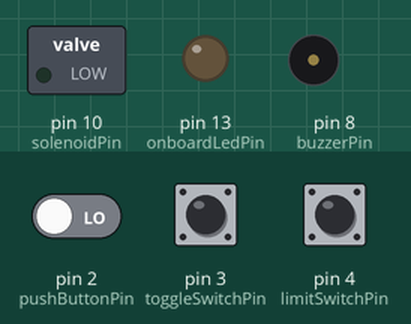
This sketch was run on a simulated Arduino Uno, built with avr-gcc and run on an emulated ATmega328P. Shown: switched loads named in the sketch (green lamp = pin HIGH), output pins drawn as LEDs (lit = HIGH), buzzer (waves = sounding). Dashed ring = blinking. The test bench sets the inputs (shaded band); at power-on: pin 3 (toggleSwitchPin) LOW, pin 2 (pushButtonPin) LOW, pin 4 (limitSwitchPin) HIGH.

Above: at 1.2 s.
1.3 s: pin 3 (toggleSwitchPin) pulled HIGH for 0.15 s
At 1.37 s:
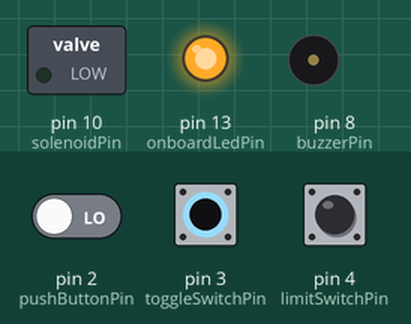
2.9 s: pin 3 (toggleSwitchPin) pulled HIGH for 3.2 s
At 7.1 s:
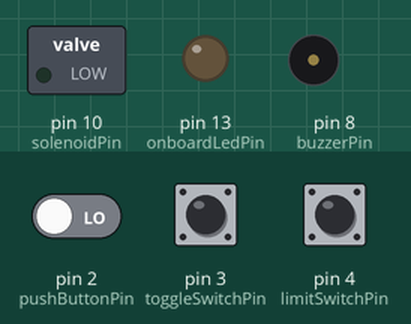
7.6 s: pin 2 (pushButtonPin) driven HIGH and pin 3 (toggleSwitchPin) driven HIGH
At 8.0 s:
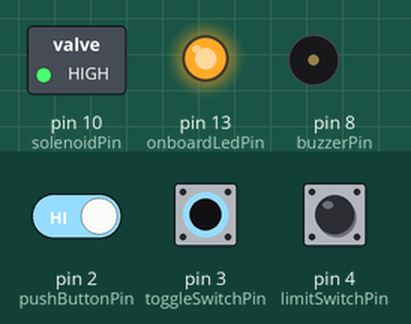
10.6 s: pin 4 (limitSwitchPin) pulled LOW for 0.15 s
At 10.7 s:
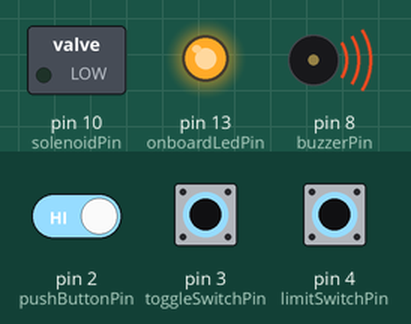
13.6 s: pin 4 (limitSwitchPin) pulled LOW for 1 s
At 16.2 s:
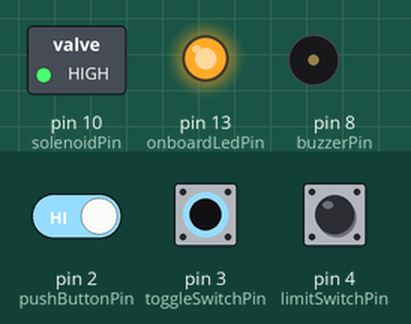
17.3 s: pin 4 (limitSwitchPin) pulled LOW for 3.2 s
At 19.3 s:
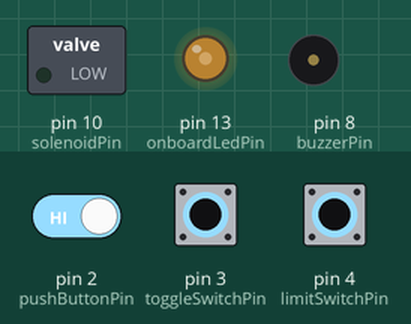
Timing chart, 0 to 23.0 s (numbered marks = the images above; inputs shaded):
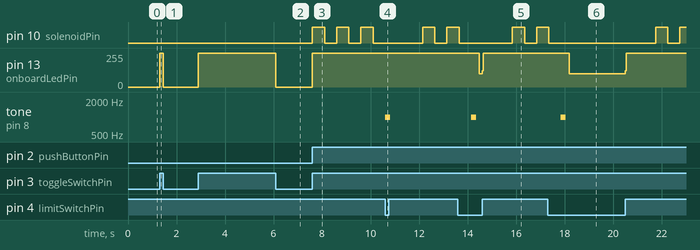

The sketch:

Exercise_1-1.ino
```cpp
// Pins
const int toggleSwitchPin = 3;  // Toggle switch (Master ON/OFF)
const int limitSwitchPin = 4;   // Limit switch (Safety door sensor)
const int pushButtonPin = 2;    // Pushbutton
const int solenoidPin = 10;     // Solenoid (Cutter)
const int buzzerPin = 8;        // Piezo Buzzer
const int onboardLedPin = 13;   // On-board LED

// Variables
int toggleSwitchState = 0;      // State of the toggle switch
int limitSwitchState = 0;       // State of the limit switch
int pushButtonState = 0;        // State of the pushbutton
int solenoidState = 0;          // State of the solenoid (Cutter)
int buzzerState = 0;            // State of the buzzer
int buttonPressCount = 0; // <-- Added semicolon here

void setup() {
  // Initialize pins
  pinMode(toggleSwitchPin, INPUT);
  pinMode(limitSwitchPin, INPUT);
  pinMode(pushButtonPin, INPUT);
  pinMode(solenoidPin, OUTPUT);
  pinMode(buzzerPin, OUTPUT);
  pinMode(onboardLedPin, OUTPUT);
}

void loop() {
  // Read the state of the toggle switch
  int toggleSwitchState = digitalRead(toggleSwitchPin);
  // Read the state of the limit switch
  int limitSwitchState = digitalRead(limitSwitchPin);

  // Turn the onboard LED ON or OFF based on the toggle switch state
  digitalWrite(onboardLedPin, toggleSwitchState); // <-- Changed ledPin to onboardLedPin

  if (toggleSwitchState == HIGH && limitSwitchState == HIGH) {
    // Door is closed and master switch is ON

    // Read the state of the push button
    int buttonState = digitalRead(pushButtonPin);
    static int buttonPressCount = 0; // Count of button presses

    // Check if the button is pressed
    if (buttonState == HIGH) {
      buttonPressCount++;

      // Perform 10 cycles of cutter actuation and de-actuation
      if (buttonPressCount == 1) {
        for (int i = 0; i < 10; i++) {
          // Actuate the cutter
          digitalWrite(solenoidPin, HIGH);
          delay(500);

          // De-actuate the cutter
          digitalWrite(solenoidPin, LOW);
          delay(500);

          // Check the safety door during the cycle
          limitSwitchState = digitalRead(limitSwitchPin);
          if (limitSwitchState == LOW) {
            // Door is open, stop the cycle
            for (int j = 0; j < 3; j++) {
              tone(buzzerPin, 1000, 200);
              delay(300);
            break;
            }
            // De-actuate the cutter immediately
            digitalWrite(solenoidPin, LOW);
            break;
          }
        }
      }
    } else {
      // Reset button press count when button is not pressed
      buttonPressCount = 0;
    }
  } else {
    // Turn off the cutter and onboard LED if the master switch is OFF or door is open
    digitalWrite(solenoidPin, LOW);
    digitalWrite(onboardLedPin, LOW);
  }
}
```

Measured:
- after the input at 1.3 s, pin 13 (onboardLedPin): 0/255 → 255/255 at once, → 0/255 0.15 s later
- after the input at 2.9 s, pin 13 (onboardLedPin): 0/255 → 255/255 at once, → 0/255 3.2 s later
- after the input at 7.6 s, pin 10 (solenoidPin): alternates HIGH for 0.50 s and LOW for 0.50 s, starting at once; pin 13 (onboardLedPin): 0/255 → 255/255 at once
- after the input at 10.6 s, tone on pin 8 (buzzerPin): silent → 1000 Hz at once, → silent 0.20 s later
- after the input at 13.6 s, pin 13 (onboardLedPin): 255/255 → 101/255 after 0.89 s, → 255/255 0.12 s later; tone on pin 8 (buzzerPin): silent → 1000 Hz after 0.55 s, → silent 0.20 s later
- after the input at 17.3 s, pin 13 (onboardLedPin): 255/255 → 101/255 after 0.89 s, → 255/255 2.3 s later; tone on pin 8 (buzzerPin): silent → 1000 Hz after 0.55 s, → silent 0.20 s later
